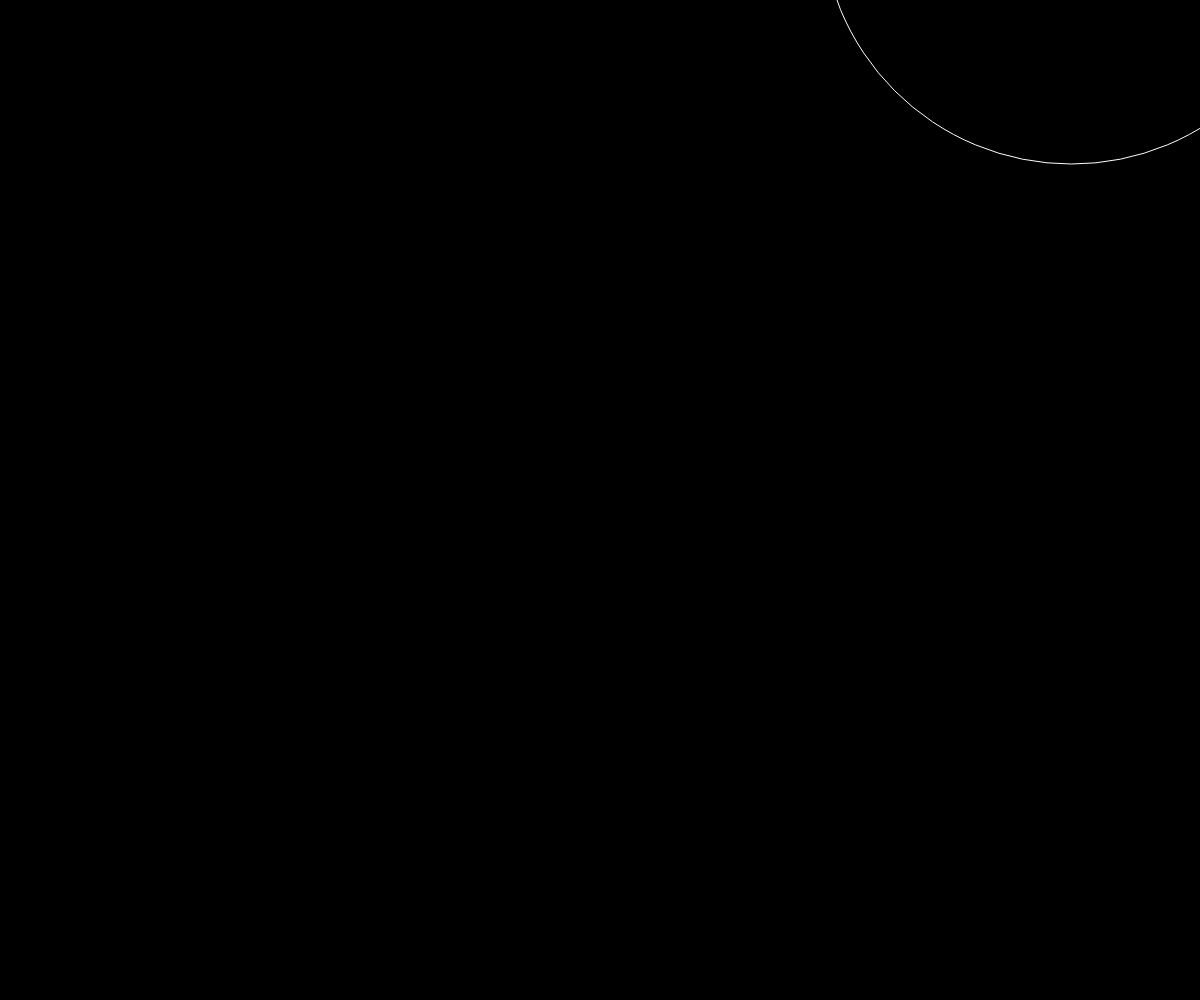
Frame 1 (no input)
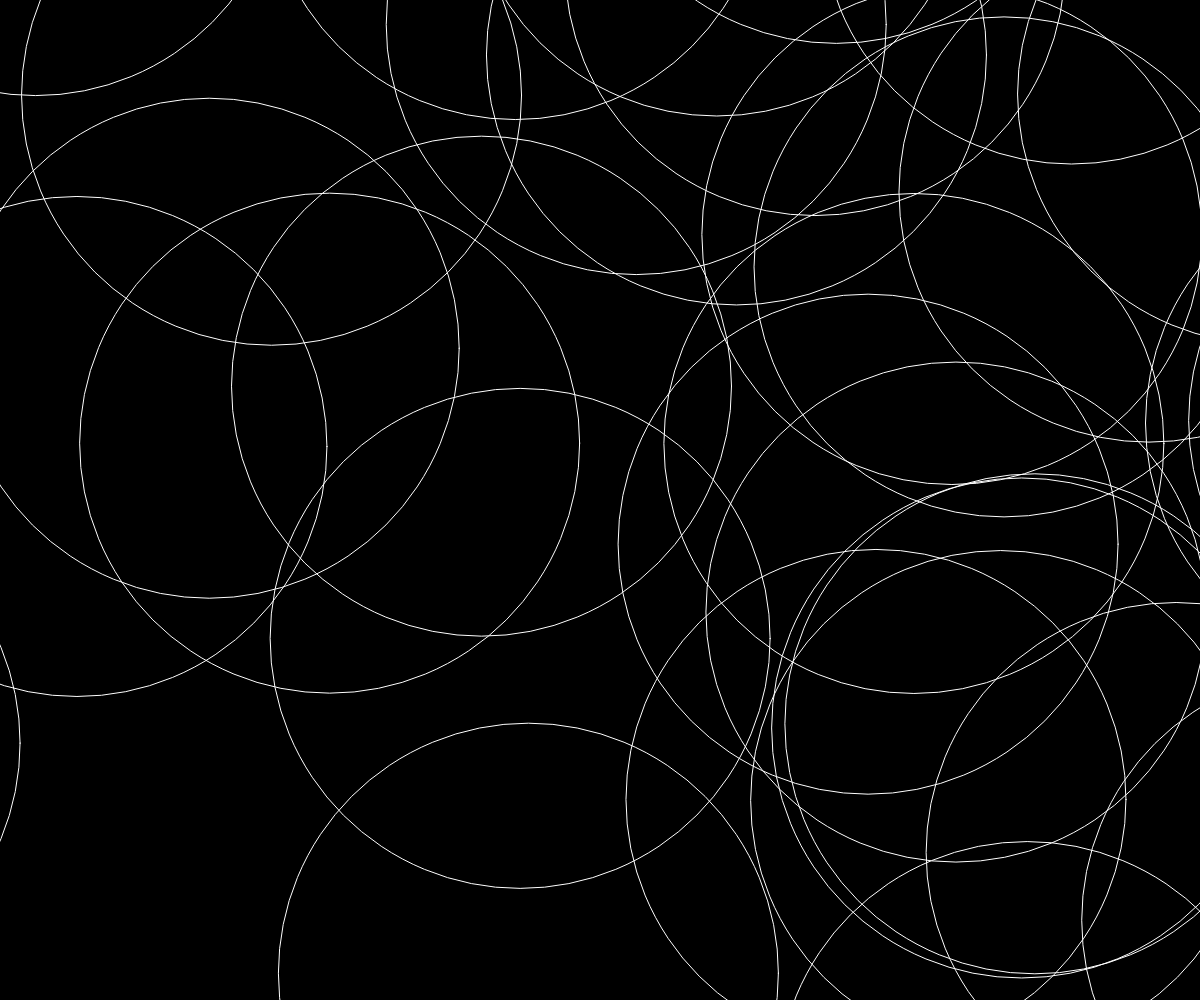
Frame 60 (no input)
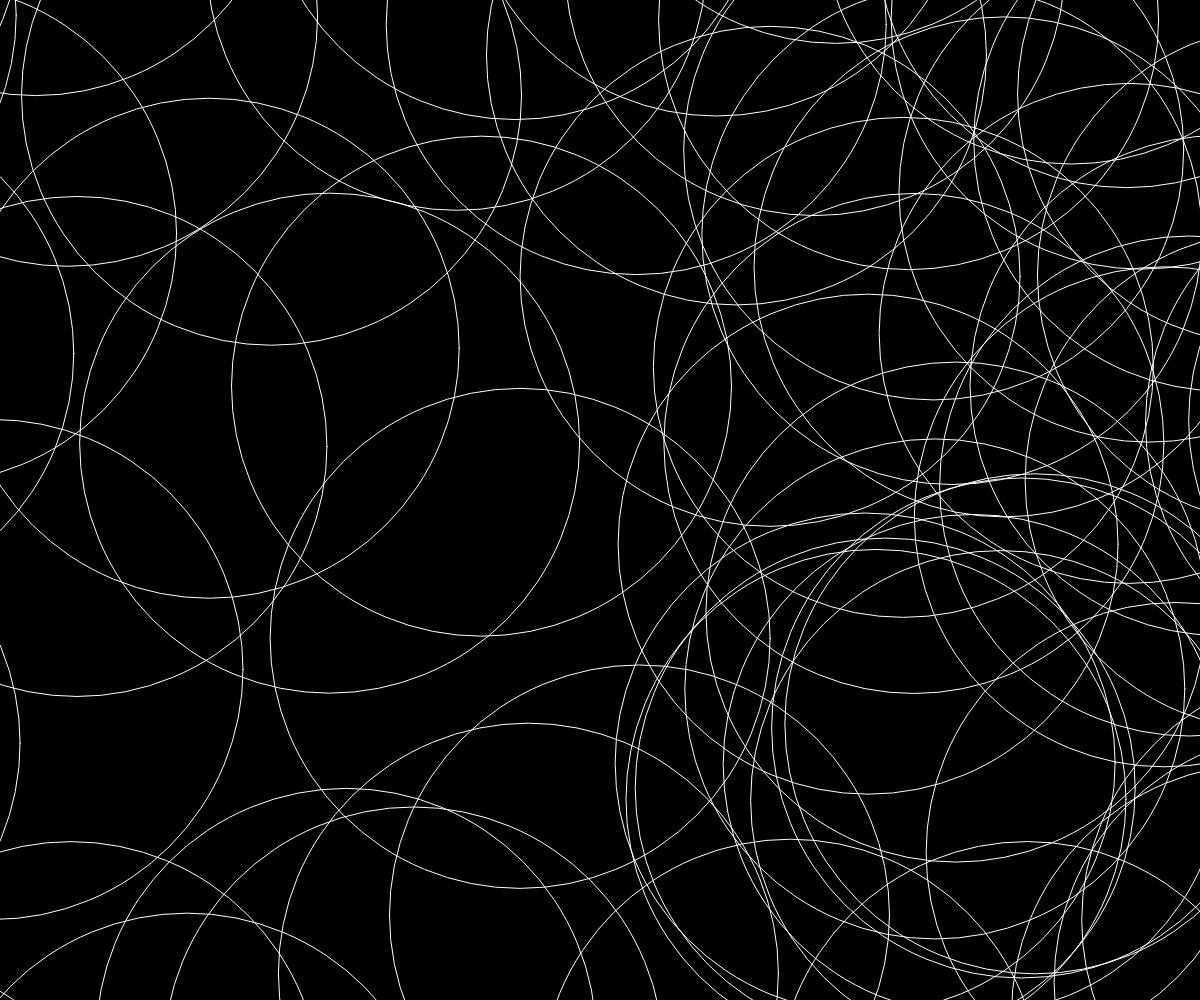
Frame 120 (the mouse pressed at the canvas centre since frame 60)

The p5.js sketch that drew these frames (run headless with seeded random() and noise() and a simulated clock; from frame 60 on, the mouse is pressed at the canvas centre):

// p5.js sketch
// ── sketch.js
function setup() {
	createCanvas(windowWidth, windowHeight);
	background(0);
}

function draw() {
	let size = 500;
	noFill();
	stroke(255, 255, 255);
	circle(
		random(0 - size, width + size),
		random(0 - size, height + size),
		size
	);
}

function windowResized() {
	resizeCanvas(windowWidth, windowHeight);
}

function mousePressed() {
	fullscreen(true);
}
